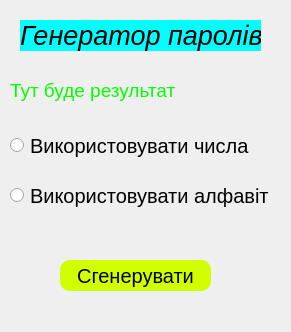
<?xml version="1.0" encoding="UTF-8"?>
<ui version="4.0">
 <class>MainWindow</class>
 <widget class="QMainWindow" name="MainWindow">
  <property name="geometry">
   <rect>
    <x>0</x>
    <y>0</y>
    <width>291</width>
    <height>332</height>
   </rect>
  </property>
  <property name="windowTitle">
   <string>MainWindow</string>
  </property>
  <widget class="QWidget" name="centralwidget">
   <widget class="QLabel" name="title">
    <property name="geometry">
     <rect>
      <x>20</x>
      <y>20</y>
      <width>241</width>
      <height>31</height>
     </rect>
    </property>
    <property name="font">
     <font>
      <pointsize>20</pointsize>
      <italic>true</italic>
      <strikeout>false</strikeout>
     </font>
    </property>
    <property name="mouseTracking">
     <bool>false</bool>
    </property>
    <property name="autoFillBackground">
     <bool>false</bool>
    </property>
    <property name="styleSheet">
     <string notr="true">background-color: rgb(0,255,255)</string>
    </property>
    <property name="text">
     <string>Генератор паролів</string>
    </property>
    <property name="scaledContents">
     <bool>true</bool>
    </property>
    <property name="wordWrap">
     <bool>false</bool>
    </property>
   </widget>
   <widget class="QPushButton" name="btn_generate">
    <property name="geometry">
     <rect>
      <x>60</x>
      <y>260</y>
      <width>151</width>
      <height>31</height>
     </rect>
    </property>
    <property name="font">
     <font>
      <pointsize>-1</pointsize>
     </font>
    </property>
    <property name="styleSheet">
     <string notr="true">background-color: rgb(209, 255, 0);
font-size: 20px;
border-radius: 10px;</string>
    </property>
    <property name="text">
     <string>Сгенерувати</string>
    </property>
   </widget>
   <widget class="QRadioButton" name="cb_numbers">
    <property name="geometry">
     <rect>
      <x>10</x>
      <y>130</y>
      <width>241</width>
      <height>31</height>
     </rect>
    </property>
    <property name="font">
     <font>
      <pointsize>15</pointsize>
     </font>
    </property>
    <property name="text">
     <string>Використовувати числа</string>
    </property>
   </widget>
   <widget class="QRadioButton" name="cb_alphabet">
    <property name="geometry">
     <rect>
      <x>10</x>
      <y>180</y>
      <width>261</width>
      <height>31</height>
     </rect>
    </property>
    <property name="font">
     <font>
      <pointsize>15</pointsize>
     </font>
    </property>
    <property name="text">
     <string>Використовувати алфавіт</string>
    </property>
   </widget>
   <widget class="QLabel" name="result">
    <property name="geometry">
     <rect>
      <x>10</x>
      <y>80</y>
      <width>181</width>
      <height>21</height>
     </rect>
    </property>
    <property name="font">
     <font>
      <pointsize>14</pointsize>
     </font>
    </property>
    <property name="styleSheet">
     <string notr="true">color: rgb(4, 255, 0);</string>
    </property>
    <property name="text">
     <string>Тут буде результат</string>
    </property>
   </widget>
  </widget>
 </widget>
 <resources/>
 <connections/>
</ui>
